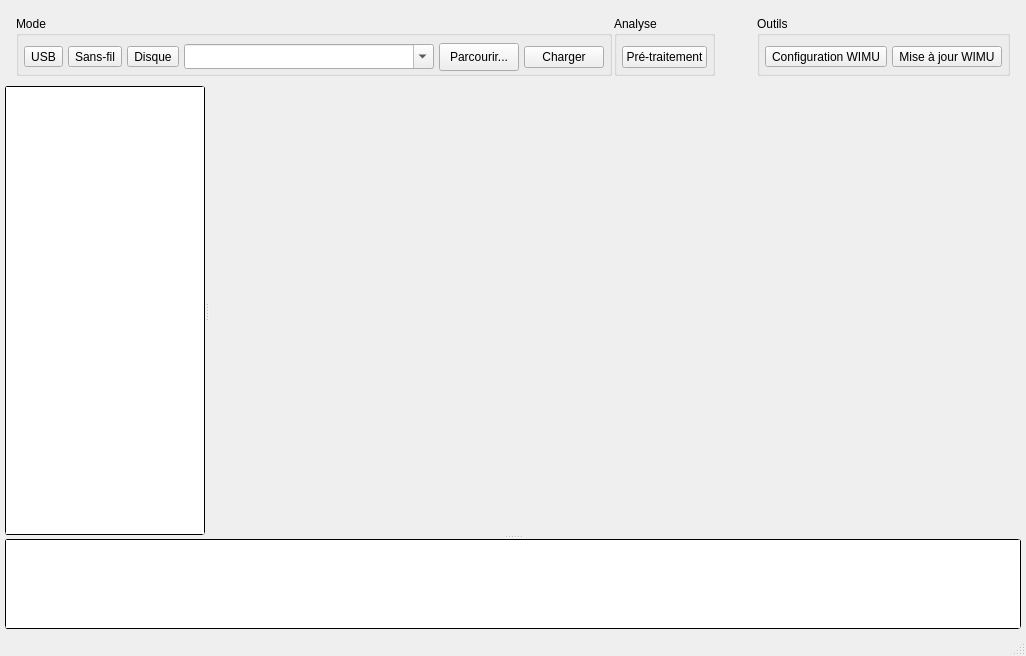
<?xml version="1.0" encoding="UTF-8"?>
<ui version="4.0">
 <class>MainWindow</class>
 <widget class="QMainWindow" name="MainWindow">
  <property name="geometry">
   <rect>
    <x>0</x>
    <y>0</y>
    <width>783</width>
    <height>656</height>
   </rect>
  </property>
  <property name="windowTitle">
   <string>WIMU Studio 2</string>
  </property>
  <property name="styleSheet">
   <string notr="true">QLineEdit,QTreeWidget,QTextEdit,QListWidget{border-radius: 3px; border-color:black;border-width: 1px;border-style: solid;}

QCheckBox{color:green;}
QCheckBox::!checked{color:red;}
QCheckBox::indicator:unchecked:!enabled,QListWidget::indicator:unchecked:!enabled  { background-color:rgba(128,0,0,100%);}
QCheckBox::indicator:checked:!enabled,QListWidget::indicator:checked:!enabled { background-color:green;}
QCheckBox::indicator:unchecked,QListWidget::indicator:unchecked{ background-color:red;border-radius:3px;}
QCheckBox::indicator:checked,QListWidget::indicator:checked {background-color:rgb(0,255,0);border-radius:3px;}

QListWidget::item:selected {color:black;}</string>
  </property>
  <widget class="QWidget" name="wdgMain">
   <layout class="QVBoxLayout" name="verticalLayout">
    <property name="leftMargin">
     <number>5</number>
    </property>
    <property name="topMargin">
     <number>5</number>
    </property>
    <property name="rightMargin">
     <number>5</number>
    </property>
    <property name="bottomMargin">
     <number>5</number>
    </property>
    <item>
     <widget class="QFrame" name="frameTools">
      <property name="maximumSize">
       <size>
        <width>16777215</width>
        <height>75</height>
       </size>
      </property>
      <layout class="QHBoxLayout" name="horizontalLayout_3">
       <property name="spacing">
        <number>2</number>
       </property>
       <item>
        <widget class="QGroupBox" name="grpSources">
         <property name="sizePolicy">
          <sizepolicy hsizetype="Preferred" vsizetype="Fixed">
           <horstretch>0</horstretch>
           <verstretch>0</verstretch>
          </sizepolicy>
         </property>
         <property name="minimumSize">
          <size>
           <width>0</width>
           <height>60</height>
          </size>
         </property>
         <property name="maximumSize">
          <size>
           <width>16777215</width>
           <height>60</height>
          </size>
         </property>
         <property name="title">
          <string>Mode</string>
         </property>
         <layout class="QHBoxLayout" name="horizontalLayout_6">
          <property name="spacing">
           <number>5</number>
          </property>
          <property name="leftMargin">
           <number>5</number>
          </property>
          <property name="topMargin">
           <number>5</number>
          </property>
          <property name="rightMargin">
           <number>5</number>
          </property>
          <property name="bottomMargin">
           <number>0</number>
          </property>
          <item>
           <widget class="QToolButton" name="btnUSB">
            <property name="cursor">
             <cursorShape>PointingHandCursor</cursorShape>
            </property>
            <property name="text">
             <string>USB</string>
            </property>
            <property name="icon">
             <iconset resource="wimustudio2.qrc">
              <normaloff>:/icons/images/usb.png</normaloff>:/icons/images/usb.png</iconset>
            </property>
            <property name="iconSize">
             <size>
              <width>24</width>
              <height>24</height>
             </size>
            </property>
            <property name="checkable">
             <bool>true</bool>
            </property>
            <property name="toolButtonStyle">
             <enum>Qt::ToolButtonTextBesideIcon</enum>
            </property>
           </widget>
          </item>
          <item>
           <widget class="QToolButton" name="btnBLE">
            <property name="cursor">
             <cursorShape>PointingHandCursor</cursorShape>
            </property>
            <property name="text">
             <string>Sans-fil</string>
            </property>
            <property name="icon">
             <iconset resource="wimustudio2.qrc">
              <normaloff>:/icons/images/bluetooth.png</normaloff>:/icons/images/bluetooth.png</iconset>
            </property>
            <property name="iconSize">
             <size>
              <width>24</width>
              <height>24</height>
             </size>
            </property>
            <property name="checkable">
             <bool>true</bool>
            </property>
            <property name="toolButtonStyle">
             <enum>Qt::ToolButtonTextBesideIcon</enum>
            </property>
           </widget>
          </item>
          <item>
           <widget class="QToolButton" name="btnDisk">
            <property name="cursor">
             <cursorShape>PointingHandCursor</cursorShape>
            </property>
            <property name="text">
             <string>Disque</string>
            </property>
            <property name="icon">
             <iconset resource="wimustudio2.qrc">
              <normaloff>:/icons/images/SDCard.png</normaloff>:/icons/images/SDCard.png</iconset>
            </property>
            <property name="iconSize">
             <size>
              <width>24</width>
              <height>24</height>
             </size>
            </property>
            <property name="checkable">
             <bool>true</bool>
            </property>
            <property name="toolButtonStyle">
             <enum>Qt::ToolButtonTextBesideIcon</enum>
            </property>
           </widget>
          </item>
          <item>
           <widget class="QComboBox" name="cmbPath">
            <property name="sizePolicy">
             <sizepolicy hsizetype="MinimumExpanding" vsizetype="Fixed">
              <horstretch>0</horstretch>
              <verstretch>0</verstretch>
             </sizepolicy>
            </property>
            <property name="minimumSize">
             <size>
              <width>250</width>
              <height>25</height>
             </size>
            </property>
            <property name="editable">
             <bool>true</bool>
            </property>
           </widget>
          </item>
          <item>
           <widget class="QPushButton" name="btnBrowse">
            <property name="minimumSize">
             <size>
              <width>0</width>
              <height>28</height>
             </size>
            </property>
            <property name="cursor">
             <cursorShape>PointingHandCursor</cursorShape>
            </property>
            <property name="text">
             <string>Parcourir...</string>
            </property>
            <property name="icon">
             <iconset resource="wimustudio2.qrc">
              <normaloff>:/icons/images/load.png</normaloff>:/icons/images/load.png</iconset>
            </property>
           </widget>
          </item>
          <item>
           <widget class="QPushButton" name="btnReload">
            <property name="sizePolicy">
             <sizepolicy hsizetype="Fixed" vsizetype="Fixed">
              <horstretch>0</horstretch>
              <verstretch>0</verstretch>
             </sizepolicy>
            </property>
            <property name="cursor">
             <cursorShape>PointingHandCursor</cursorShape>
            </property>
            <property name="toolTip">
             <string>Rafraichir</string>
            </property>
            <property name="text">
             <string>Charger</string>
            </property>
            <property name="icon">
             <iconset resource="wimustudio2.qrc">
              <normaloff>:/icons/images/reset.png</normaloff>:/icons/images/reset.png</iconset>
            </property>
            <property name="iconSize">
             <size>
              <width>20</width>
              <height>20</height>
             </size>
            </property>
           </widget>
          </item>
         </layout>
        </widget>
       </item>
       <item>
        <widget class="QGroupBox" name="grpProcess">
         <property name="sizePolicy">
          <sizepolicy hsizetype="Minimum" vsizetype="Fixed">
           <horstretch>0</horstretch>
           <verstretch>0</verstretch>
          </sizepolicy>
         </property>
         <property name="minimumSize">
          <size>
           <width>0</width>
           <height>60</height>
          </size>
         </property>
         <property name="maximumSize">
          <size>
           <width>16777215</width>
           <height>60</height>
          </size>
         </property>
         <property name="title">
          <string>Analyse</string>
         </property>
         <layout class="QHBoxLayout" name="horizontalLayout_5">
          <property name="leftMargin">
           <number>5</number>
          </property>
          <property name="topMargin">
           <number>5</number>
          </property>
          <property name="rightMargin">
           <number>5</number>
          </property>
          <property name="bottomMargin">
           <number>0</number>
          </property>
          <item>
           <widget class="QPushButton" name="btnPreProcess">
            <property name="sizePolicy">
             <sizepolicy hsizetype="Fixed" vsizetype="Fixed">
              <horstretch>0</horstretch>
              <verstretch>0</verstretch>
             </sizepolicy>
            </property>
            <property name="cursor">
             <cursorShape>PointingHandCursor</cursorShape>
            </property>
            <property name="text">
             <string>Pré-traitement</string>
            </property>
            <property name="icon">
             <iconset resource="wimustudio2.qrc">
              <normaloff>:/icons/images/date_time.png</normaloff>:/icons/images/date_time.png</iconset>
            </property>
            <property name="iconSize">
             <size>
              <width>20</width>
              <height>20</height>
             </size>
            </property>
           </widget>
          </item>
         </layout>
        </widget>
       </item>
       <item>
        <spacer name="horizontalSpacer_2">
         <property name="orientation">
          <enum>Qt::Horizontal</enum>
         </property>
         <property name="sizeType">
          <enum>QSizePolicy::MinimumExpanding</enum>
         </property>
         <property name="sizeHint" stdset="0">
          <size>
           <width>40</width>
           <height>20</height>
          </size>
         </property>
        </spacer>
       </item>
       <item>
        <widget class="QGroupBox" name="grpOptions">
         <property name="sizePolicy">
          <sizepolicy hsizetype="Minimum" vsizetype="Fixed">
           <horstretch>0</horstretch>
           <verstretch>0</verstretch>
          </sizepolicy>
         </property>
         <property name="minimumSize">
          <size>
           <width>0</width>
           <height>60</height>
          </size>
         </property>
         <property name="maximumSize">
          <size>
           <width>16777215</width>
           <height>60</height>
          </size>
         </property>
         <property name="title">
          <string>Outils</string>
         </property>
         <layout class="QHBoxLayout" name="horizontalLayout_7">
          <property name="spacing">
           <number>5</number>
          </property>
          <property name="leftMargin">
           <number>5</number>
          </property>
          <property name="topMargin">
           <number>5</number>
          </property>
          <property name="rightMargin">
           <number>5</number>
          </property>
          <property name="bottomMargin">
           <number>0</number>
          </property>
          <item>
           <widget class="QToolButton" name="btnWIMUConfig">
            <property name="cursor">
             <cursorShape>PointingHandCursor</cursorShape>
            </property>
            <property name="toolTip">
             <string>Configuration WIMU</string>
            </property>
            <property name="text">
             <string>Configuration WIMU</string>
            </property>
            <property name="icon">
             <iconset resource="wimustudio2.qrc">
              <normaloff>:/icons/images/WIMUConfig.png</normaloff>:/icons/images/WIMUConfig.png</iconset>
            </property>
            <property name="iconSize">
             <size>
              <width>24</width>
              <height>24</height>
             </size>
            </property>
            <property name="toolButtonStyle">
             <enum>Qt::ToolButtonTextBesideIcon</enum>
            </property>
           </widget>
          </item>
          <item>
           <widget class="QToolButton" name="btnFirmware">
            <property name="cursor">
             <cursorShape>PointingHandCursor</cursorShape>
            </property>
            <property name="toolTip">
             <string>Mise à jour firmware</string>
            </property>
            <property name="text">
             <string>Mise à jour WIMU</string>
            </property>
            <property name="icon">
             <iconset resource="wimustudio2.qrc">
              <normaloff>:/icons/images/firmware_update.png</normaloff>:/icons/images/firmware_update.png</iconset>
            </property>
            <property name="iconSize">
             <size>
              <width>24</width>
              <height>24</height>
             </size>
            </property>
            <property name="toolButtonStyle">
             <enum>Qt::ToolButtonTextBesideIcon</enum>
            </property>
           </widget>
          </item>
         </layout>
        </widget>
       </item>
      </layout>
     </widget>
    </item>
    <item>
     <widget class="QSplitter" name="splitter_2">
      <property name="orientation">
       <enum>Qt::Vertical</enum>
      </property>
      <widget class="QFrame" name="frameMain">
       <layout class="QVBoxLayout" name="verticalLayout_6">
        <property name="leftMargin">
         <number>0</number>
        </property>
        <property name="topMargin">
         <number>0</number>
        </property>
        <property name="rightMargin">
         <number>0</number>
        </property>
        <property name="bottomMargin">
         <number>0</number>
        </property>
        <item>
         <widget class="QSplitter" name="splitter">
          <property name="orientation">
           <enum>Qt::Horizontal</enum>
          </property>
          <widget class="QStackedWidget" name="stkControls">
           <property name="sizePolicy">
            <sizepolicy hsizetype="Fixed" vsizetype="Preferred">
             <horstretch>0</horstretch>
             <verstretch>0</verstretch>
            </sizepolicy>
           </property>
           <property name="maximumSize">
            <size>
             <width>200</width>
             <height>16777215</height>
            </size>
           </property>
           <property name="currentIndex">
            <number>0</number>
           </property>
           <widget class="QWidget" name="pgDisk">
            <layout class="QVBoxLayout" name="verticalLayout_2">
             <property name="leftMargin">
              <number>0</number>
             </property>
             <property name="topMargin">
              <number>0</number>
             </property>
             <property name="rightMargin">
              <number>0</number>
             </property>
             <property name="bottomMargin">
              <number>0</number>
             </property>
             <item>
              <widget class="QTreeWidget" name="treeDisk">
               <property name="cursor" stdset="0">
                <cursorShape>PointingHandCursor</cursorShape>
               </property>
               <property name="iconSize">
                <size>
                 <width>24</width>
                 <height>24</height>
                </size>
               </property>
               <property name="indentation">
                <number>10</number>
               </property>
               <attribute name="headerVisible">
                <bool>false</bool>
               </attribute>
               <column>
                <property name="text">
                 <string notr="true">1</string>
                </property>
               </column>
              </widget>
             </item>
            </layout>
           </widget>
           <widget class="QWidget" name="pgUSBBLE">
            <layout class="QVBoxLayout" name="verticalLayout_3">
             <item>
              <widget class="QPushButton" name="btnConnect">
               <property name="cursor">
                <cursorShape>PointingHandCursor</cursorShape>
               </property>
               <property name="text">
                <string>Connecter</string>
               </property>
               <property name="icon">
                <iconset resource="wimustudio2.qrc">
                 <normaloff>:/icons/images/connect.png</normaloff>:/icons/images/connect.png</iconset>
               </property>
               <property name="iconSize">
                <size>
                 <width>24</width>
                 <height>24</height>
                </size>
               </property>
               <property name="checkable">
                <bool>true</bool>
               </property>
              </widget>
             </item>
             <item>
              <widget class="QGroupBox" name="grpBLEDevices">
               <property name="title">
                <string>Gestion des modules</string>
               </property>
               <layout class="QVBoxLayout" name="verticalLayout_5">
                <item>
                 <widget class="QListWidget" name="lstBLEDevices">
                  <property name="cursor" stdset="0">
                   <cursorShape>PointingHandCursor</cursorShape>
                  </property>
                  <item>
                   <property name="text">
                    <string>Test</string>
                   </property>
                  </item>
                 </widget>
                </item>
                <item>
                 <widget class="QPushButton" name="btnBLEConnect">
                  <property name="cursor">
                   <cursorShape>PointingHandCursor</cursorShape>
                  </property>
                  <property name="text">
                   <string>Lier</string>
                  </property>
                  <property name="icon">
                   <iconset resource="wimustudio2.qrc">
                    <normaloff>:/icons/images/ble.png</normaloff>:/icons/images/ble.png</iconset>
                  </property>
                  <property name="iconSize">
                   <size>
                    <width>24</width>
                    <height>24</height>
                   </size>
                  </property>
                  <property name="checkable">
                   <bool>true</bool>
                  </property>
                 </widget>
                </item>
               </layout>
              </widget>
             </item>
             <item>
              <widget class="QLabel" name="lblUSBSysClock">
               <property name="text">
                <string>Heure Système: Inconnue</string>
               </property>
               <property name="alignment">
                <set>Qt::AlignRight|Qt::AlignTrailing|Qt::AlignVCenter</set>
               </property>
              </widget>
             </item>
             <item>
              <widget class="QLabel" name="lblUSBWIMUTime">
               <property name="text">
                <string>Heure Module: Inconnue</string>
               </property>
               <property name="alignment">
                <set>Qt::AlignRight|Qt::AlignTrailing|Qt::AlignVCenter</set>
               </property>
              </widget>
             </item>
             <item>
              <widget class="QPushButton" name="btnSyncTime">
               <property name="enabled">
                <bool>false</bool>
               </property>
               <property name="cursor">
                <cursorShape>PointingHandCursor</cursorShape>
               </property>
               <property name="text">
                <string>Synchroniser Date/Heure</string>
               </property>
               <property name="icon">
                <iconset resource="wimustudio2.qrc">
                 <normaloff>:/icons/images/date_time.png</normaloff>:/icons/images/date_time.png</iconset>
               </property>
               <property name="iconSize">
                <size>
                 <width>24</width>
                 <height>24</height>
                </size>
               </property>
              </widget>
             </item>
             <item>
              <widget class="QPushButton" name="btnStream">
               <property name="enabled">
                <bool>false</bool>
               </property>
               <property name="cursor">
                <cursorShape>PointingHandCursor</cursorShape>
               </property>
               <property name="text">
                <string>Recevoir Données</string>
               </property>
               <property name="icon">
                <iconset resource="wimustudio2.qrc">
                 <normaloff>:/icons/images/graph.png</normaloff>:/icons/images/graph.png</iconset>
               </property>
               <property name="iconSize">
                <size>
                 <width>24</width>
                 <height>24</height>
                </size>
               </property>
               <property name="checkable">
                <bool>true</bool>
               </property>
              </widget>
             </item>
             <item>
              <widget class="QGroupBox" name="grpBLE">
               <property name="title">
                <string>Commandes BLE</string>
               </property>
               <layout class="QVBoxLayout" name="verticalLayout_4">
                <property name="leftMargin">
                 <number>2</number>
                </property>
                <property name="topMargin">
                 <number>5</number>
                </property>
                <property name="rightMargin">
                 <number>0</number>
                </property>
                <property name="bottomMargin">
                 <number>0</number>
                </property>
                <item>
                 <widget class="QCheckBox" name="chkBLEEnableIMU">
                  <property name="cursor">
                   <cursorShape>PointingHandCursor</cursorShape>
                  </property>
                  <property name="text">
                   <string>Activer données inertielles</string>
                  </property>
                  <property name="checked">
                   <bool>true</bool>
                  </property>
                 </widget>
                </item>
                <item>
                 <widget class="QCheckBox" name="chkBLEEnableRaw">
                  <property name="cursor">
                   <cursorShape>PointingHandCursor</cursorShape>
                  </property>
                  <property name="text">
                   <string>Activer données brutes</string>
                  </property>
                  <property name="checked">
                   <bool>true</bool>
                  </property>
                 </widget>
                </item>
                <item>
                 <widget class="QCheckBox" name="chkBLEEnableGPS">
                  <property name="enabled">
                   <bool>false</bool>
                  </property>
                  <property name="cursor">
                   <cursorShape>PointingHandCursor</cursorShape>
                  </property>
                  <property name="text">
                   <string>Activer données GPS</string>
                  </property>
                  <property name="checked">
                   <bool>false</bool>
                  </property>
                 </widget>
                </item>
                <item>
                 <widget class="QCheckBox" name="chkBLEEnableBatt">
                  <property name="text">
                   <string>Activer données pile</string>
                  </property>
                  <property name="checked">
                   <bool>true</bool>
                  </property>
                 </widget>
                </item>
                <item>
                 <widget class="QPushButton" name="btnBLERecord">
                  <property name="cursor">
                   <cursorShape>PointingHandCursor</cursorShape>
                  </property>
                  <property name="text">
                   <string>Démarrer Enregistrement</string>
                  </property>
                  <property name="icon">
                   <iconset resource="wimustudio2.qrc">
                    <normaloff>:/icons/images/led_red.png</normaloff>:/icons/images/led_red.png</iconset>
                  </property>
                  <property name="iconSize">
                   <size>
                    <width>24</width>
                    <height>24</height>
                   </size>
                  </property>
                  <property name="checkable">
                   <bool>true</bool>
                  </property>
                 </widget>
                </item>
                <item>
                 <widget class="QLabel" name="lblBLERecNum">
                  <property name="font">
                   <font>
                    <weight>75</weight>
                    <bold>true</bold>
                   </font>
                  </property>
                  <property name="text">
                   <string>Enregistrement #</string>
                  </property>
                  <property name="alignment">
                   <set>Qt::AlignRight|Qt::AlignTrailing|Qt::AlignVCenter</set>
                  </property>
                 </widget>
                </item>
               </layout>
              </widget>
             </item>
             <item>
              <spacer name="verticalSpacer">
               <property name="orientation">
                <enum>Qt::Vertical</enum>
               </property>
               <property name="sizeHint" stdset="0">
                <size>
                 <width>20</width>
                 <height>40</height>
                </size>
               </property>
              </spacer>
             </item>
            </layout>
           </widget>
           <widget class="QWidget" name="pgEmpty"/>
          </widget>
          <widget class="QWidget" name="wdgCentral" native="true">
           <property name="sizePolicy">
            <sizepolicy hsizetype="Preferred" vsizetype="Preferred">
             <horstretch>0</horstretch>
             <verstretch>0</verstretch>
            </sizepolicy>
           </property>
          </widget>
         </widget>
        </item>
       </layout>
      </widget>
      <widget class="QTextEdit" name="txtLog">
       <property name="sizePolicy">
        <sizepolicy hsizetype="Expanding" vsizetype="Maximum">
         <horstretch>0</horstretch>
         <verstretch>0</verstretch>
        </sizepolicy>
       </property>
       <property name="maximumSize">
        <size>
         <width>16777215</width>
         <height>16777215</height>
        </size>
       </property>
       <property name="readOnly">
        <bool>true</bool>
       </property>
      </widget>
     </widget>
    </item>
   </layout>
  </widget>
  <widget class="QStatusBar" name="statusBar"/>
 </widget>
 <layoutdefault spacing="6" margin="11"/>
 <resources>
  <include location="wimustudio2.qrc"/>
 </resources>
 <connections/>
</ui>
